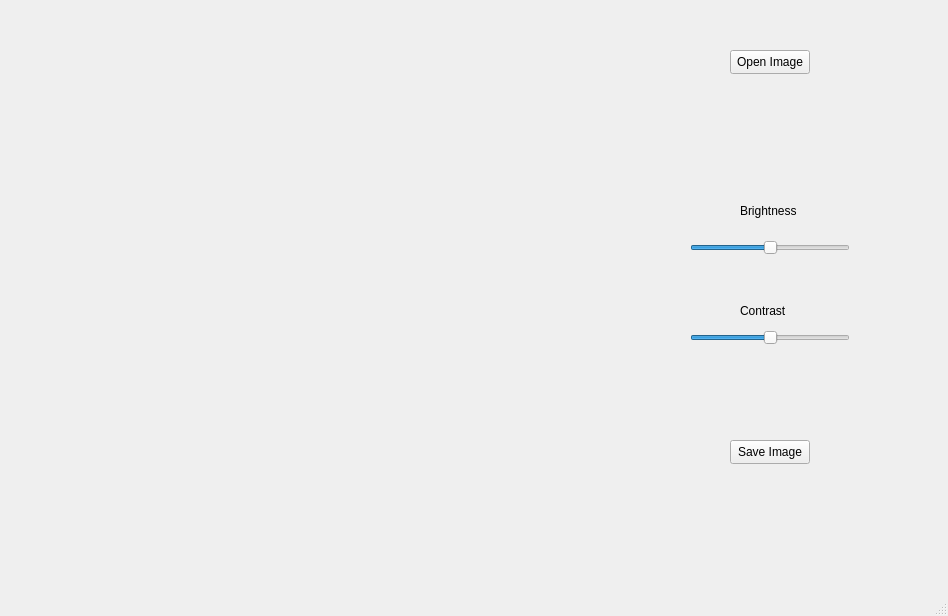
<?xml version="1.0" encoding="UTF-8"?>
<ui version="4.0">
 <class>MainWindow</class>
 <widget class="QMainWindow" name="MainWindow">
  <property name="geometry">
   <rect>
    <x>0</x>
    <y>0</y>
    <width>948</width>
    <height>616</height>
   </rect>
  </property>
  <property name="windowTitle">
   <string>BrightnessContrast</string>
  </property>
  <widget class="QWidget" name="centralwidget">
   <widget class="QPushButton" name="b_open">
    <property name="geometry">
     <rect>
      <x>730</x>
      <y>50</y>
      <width>80</width>
      <height>24</height>
     </rect>
    </property>
    <property name="text">
     <string>Open Image</string>
    </property>
   </widget>
   <widget class="QLabel" name="i_label">
    <property name="geometry">
     <rect>
      <x>20</x>
      <y>30</y>
      <width>571</width>
      <height>511</height>
     </rect>
    </property>
    <property name="text">
     <string/>
    </property>
    <property name="alignment">
     <set>Qt::AlignCenter</set>
    </property>
   </widget>
   <widget class="QSlider" name="s_brightness">
    <property name="geometry">
     <rect>
      <x>690</x>
      <y>240</y>
      <width>160</width>
      <height>16</height>
     </rect>
    </property>
    <property name="minimum">
     <number>0</number>
    </property>
    <property name="maximum">
     <number>99</number>
    </property>
    <property name="value">
     <number>50</number>
    </property>
    <property name="orientation">
     <enum>Qt::Horizontal</enum>
    </property>
   </widget>
   <widget class="QSlider" name="s_contrast">
    <property name="geometry">
     <rect>
      <x>690</x>
      <y>330</y>
      <width>160</width>
      <height>16</height>
     </rect>
    </property>
    <property name="minimum">
     <number>0</number>
    </property>
    <property name="maximum">
     <number>99</number>
    </property>
    <property name="value">
     <number>50</number>
    </property>
    <property name="orientation">
     <enum>Qt::Horizontal</enum>
    </property>
   </widget>
   <widget class="QLabel" name="text_label_brightness">
    <property name="geometry">
     <rect>
      <x>740</x>
      <y>200</y>
      <width>61</width>
      <height>21</height>
     </rect>
    </property>
    <property name="text">
     <string>Brightness</string>
    </property>
   </widget>
   <widget class="QLabel" name="text_label_contrast">
    <property name="geometry">
     <rect>
      <x>740</x>
      <y>300</y>
      <width>61</width>
      <height>21</height>
     </rect>
    </property>
    <property name="text">
     <string>Contrast</string>
    </property>
   </widget>
   <widget class="QPushButton" name="b_save">
    <property name="geometry">
     <rect>
      <x>730</x>
      <y>440</y>
      <width>80</width>
      <height>24</height>
     </rect>
    </property>
    <property name="text">
     <string>Save Image</string>
    </property>
   </widget>
  </widget>
  <widget class="QMenuBar" name="menubar">
   <property name="geometry">
    <rect>
     <x>0</x>
     <y>0</y>
     <width>948</width>
     <height>21</height>
    </rect>
   </property>
  </widget>
  <widget class="QStatusBar" name="statusbar"/>
  <action name="actionOpen">
   <property name="text">
    <string>Open</string>
   </property>
  </action>
 </widget>
 <resources/>
 <connections/>
</ui>
